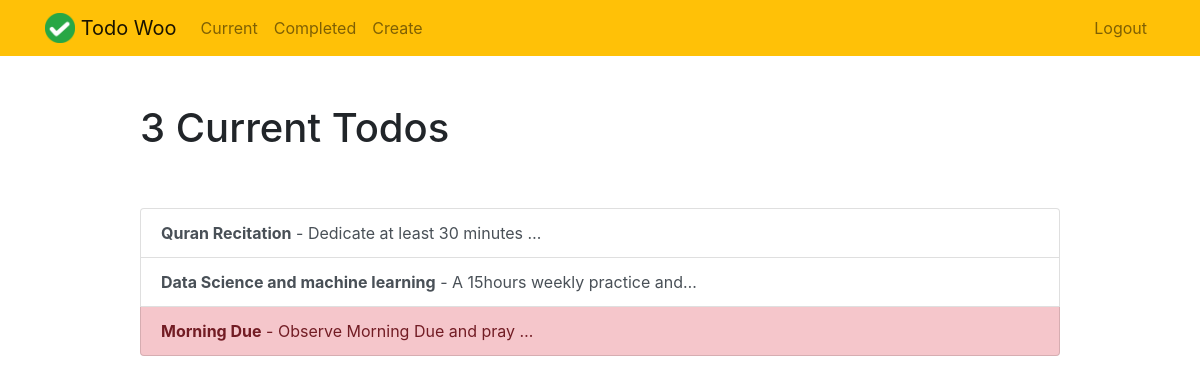
/current/ (signed in), run on an earlier commit of the app's database.
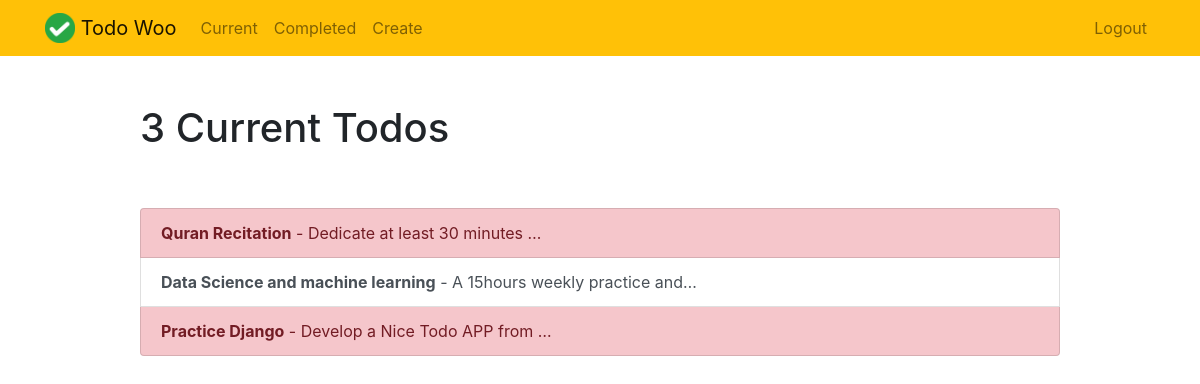
And on a later commit of the database.
### TodoApp/models.py (models this page shows, shortened)
class Todo(models.Model):
    title = models.CharField(max_length=100)
    memo = models.TextField(blank=True)
    created = models.DateTimeField(auto_now_add=True)
    datecompleted = models.DateTimeField(null=True, blank=True)
    important = models.BooleanField(default=False)
    user = models.ForeignKey(User, on_delete=models.CASCADE)

### TodoApp/views.py (the view)
# urls.py: path('current/', views.currenttodos, name='currenttodos'),
@login_required
def currenttodos(request):
    todos = Todo.objects.filter(user=request.user, datecompleted__isnull=True)
    return render(request, 'todo/current-todo.html', {'todos':todos})

### TodoApp/templates/todo/current-todo.html
{% extends "todo/base.html" %}
{% block content %}
    <div class="row justify-content-center mt-5">
        <div class="col-md-10">
            {% if todos %}
                 <h1>{{ todos.count }} Current Todo{{ todos.count|pluralize }}</h1>
            {% else %}
                           <h1>Current Todos</h1>
            {% endif %}
        </div>
    </div>
    <div class="row justify-content-center mt-5">
        <div class="col-md-10">
        {% if todos %}
            <div class="list-group">
                {% for todo in todos %}
                    <a href="{% url 'viewtodo' todo.id %}" class="list-group-item list-group-item-action{% if todo.important %} list-group-item-danger{% endif %}"><b>{{ todo.title }}</b>{% if todo.memo %} - {{ todo.memo|truncatechars:30 }}{% endif %}</a>
                {% endfor %}
            </div>
        {% else %}
            <div class="text-center">
                <h2>Looks like you don't have any todos! Nice work.</h2>
            <br>
            <a role="button" class="btn btn-primary" href="{% url 'createtodo' %}">New Todo</a>
            </div>
        {% endif %}
        </div>
    </div>
{% endblock %}

What changed in the data, as far as the page shows it:
removed Todo: title "Morning Due", memo "Observe Morning Due and pray …"
changed Todo "Quran Recitation": important False → True (drawn)
added Todo: title "Practice Django", memo "Develop a Nice Todo APP from …"
